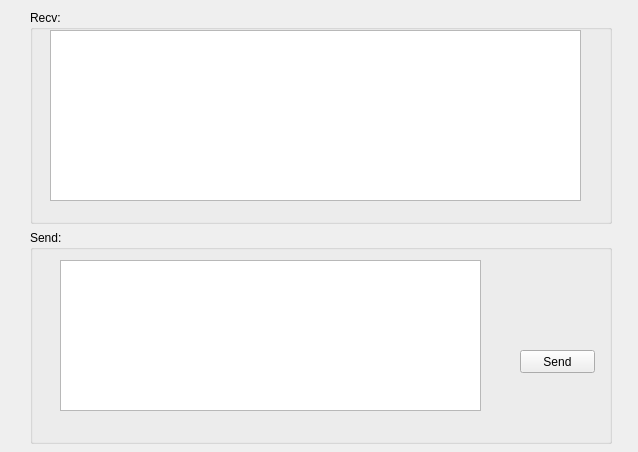
<?xml version="1.0" encoding="UTF-8"?>
<ui version="4.0">
 <class>ConnectClient</class>
 <widget class="QWidget" name="ConnectClient">
  <property name="geometry">
   <rect>
    <x>0</x>
    <y>0</y>
    <width>638</width>
    <height>452</height>
   </rect>
  </property>
  <property name="windowTitle">
   <string>Form</string>
  </property>
  <widget class="QGroupBox" name="groupBox_recv">
   <property name="geometry">
    <rect>
     <x>30</x>
     <y>10</y>
     <width>582</width>
     <height>214</height>
    </rect>
   </property>
   <property name="title">
    <string>Recv:</string>
   </property>
   <widget class="QTextBrowser" name="textBrowser_recv">
    <property name="geometry">
     <rect>
      <x>20</x>
      <y>20</y>
      <width>531</width>
      <height>171</height>
     </rect>
    </property>
   </widget>
  </widget>
  <widget class="QGroupBox" name="groupBox_send">
   <property name="geometry">
    <rect>
     <x>30</x>
     <y>230</y>
     <width>582</width>
     <height>214</height>
    </rect>
   </property>
   <property name="title">
    <string>Send:</string>
   </property>
   <widget class="QTextEdit" name="textEdit_send">
    <property name="geometry">
     <rect>
      <x>30</x>
      <y>30</y>
      <width>421</width>
      <height>151</height>
     </rect>
    </property>
   </widget>
   <widget class="QPushButton" name="pushButton_send">
    <property name="geometry">
     <rect>
      <x>490</x>
      <y>120</y>
      <width>75</width>
      <height>23</height>
     </rect>
    </property>
    <property name="text">
     <string>Send</string>
    </property>
   </widget>
  </widget>
 </widget>
 <resources/>
 <connections/>
</ui>
